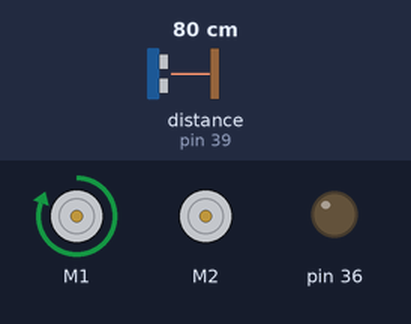
This sketch was run on a simulated Arduino Mega 2560, built with avr-gcc and run on an emulated ATmega2560. On the bench: 2 × DC motor (green arrow = forward, orange = backward, longer = faster), output pins drawn as LEDs (lit = HIGH). Wiring (inferred from the names in the program): ultrasonic range finder: trigger pin 41; echo pin 39. The test bench sets the inputs (shaded band); at power-on: distance to the obstacle (sensor on pin 39) 80 cm. The echo pulse lasts 58.3 µs per cm; pins used as bus, display or sensor lines are not drawn.

Above: at 1.2 s.
1.3 s: distance to the obstacle (sensor on pin 39) set to 29 cm
2.8 s: distance to the obstacle (sensor on pin 39) set to 25 cm
At 3.4 s:
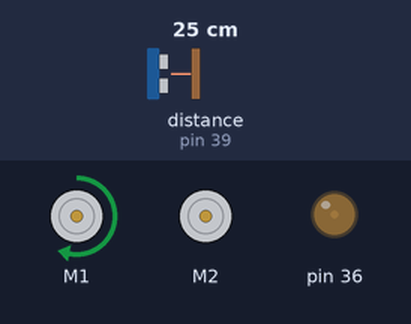
4.3 s: distance to the obstacle (sensor on pin 39) set to 18 cm
5.8 s: distance to the obstacle (sensor on pin 39) set to 14 cm
At 6.9 s:
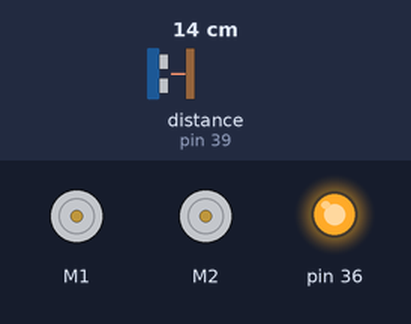
Timing chart, 0 to 8.3 s (numbered marks = the images above; inputs shaded):
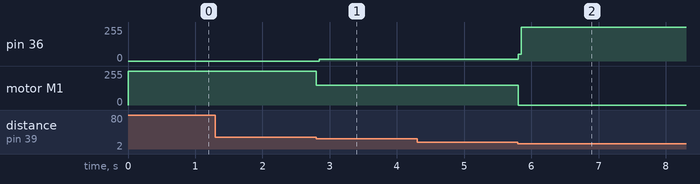

The sketch:

gradualbrakingtoshow.ino
```cpp
#include <AFMotor.h>
#define trigPin 41 // define the pins of front sensor
#define echoPin 39 // define the pins of front sensor

AF_DCMotor motor1(1,MOTOR12_64KHZ);
AF_DCMotor motor2(2, MOTOR12_64KHZ);// set up motors.

void setup() {
  Serial.begin(9600); // begin serial communitication
  pinMode(trigPin, OUTPUT);// set the trig pin to output (Send sound waves)
  pinMode(echoPin, INPUT);// set the echo pin to input (recieve sound waves)
  pinMode(36, OUTPUT);
  motor1.setSpeed(255);
  motor2.setSpeed(255);
  //set the speed of the motors, between 0-255
  }

void loop() {
  long duration, distance; // start the scan
  digitalWrite(trigPin, LOW);
  delayMicroseconds(2);
  digitalWrite(trigPin, HIGH);
  delayMicroseconds(10); //this delay is required. There needs to be individual waves. Breaking them apart
  digitalWrite(trigPin, LOW);
  duration = pulseIn(echoPin, HIGH);//
  distance = (duration/2) / 29.1; // convert the distance to centimeters.
      if (distance <= 25)
      {
    motor1.setSpeed(150);

    digitalWrite(36, HIGH);
  }
if(distance<=15){
  motor1.run(RELEASE);
  digitalWrite(36, HIGH);
  }
 else {
   motor1.run(FORWARD);
   motor2.run(RELEASE);
   digitalWrite(36, LOW);
 }
}
```

Measured:
- the behaviour switches between 27 and 26 cm on distance to the obstacle (sensor on pin 39) (found by bisection; images 0 and 1)
- the behaviour switches between 17 and 16 cm on distance to the obstacle (sensor on pin 39) (found by bisection; images 1 and 2)
- after the input at 1.3 s, every drawn part: stays the same
- after the input at 2.8 s, pin 36: 0/255 → 14/255 after 0.05 s; motor M1: forward 255/255 → forward 150/255 at once
- after the input at 4.3 s, every drawn part: stays the same
- after the input at 5.8 s, pin 36: 14/255 → 255/255 at once; motor M1: forward 150/255 → stopped at once
